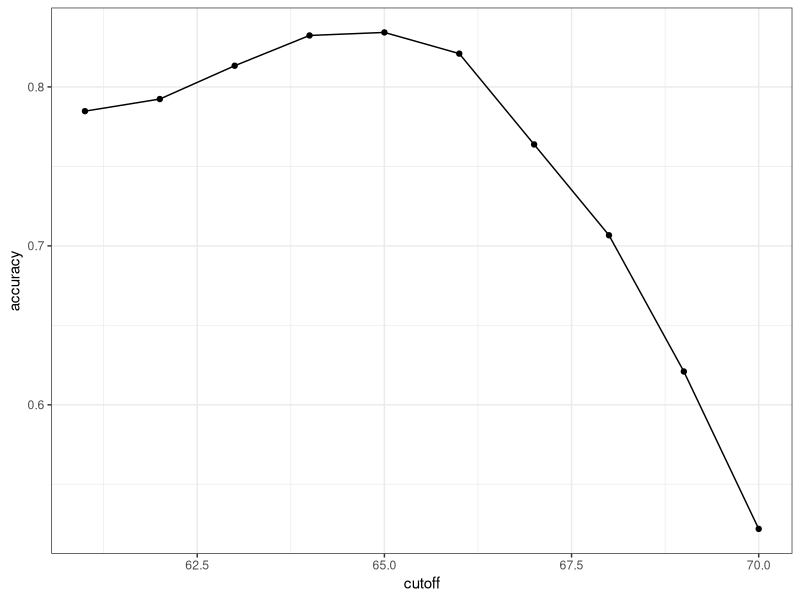
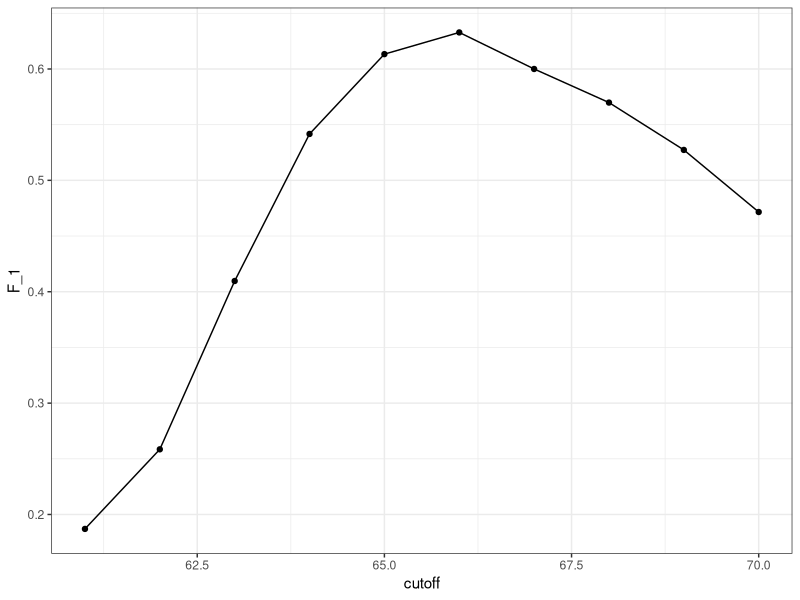
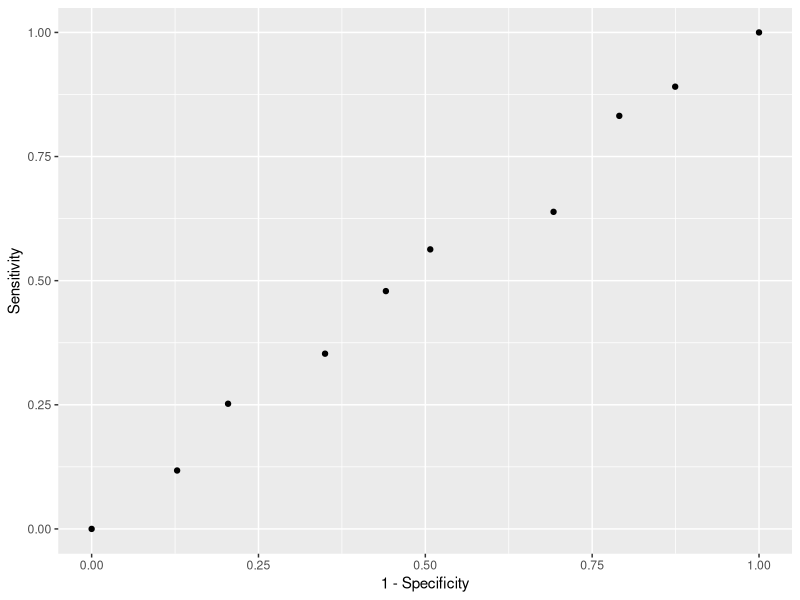

The R script that drew these images, in order:
library(tidyverse)
library(caret)
library(dslabs)

data(heights)

y <- heights$sex
x <- heights$height

set.seed(2)
test_index <- createDataPartition(y, times=1, p=0.5, list=FALSE)

test_set <- heights[test_index, ]
train_set <- heights[-test_index, ]

### algorithm: guessing
y_hat <- sample(c("Male","Female"), length(test_index), replace=TRUE) %>%
    factor(levels=levels(test_set$sex))

y_hat[1]
test_set$sex[1]
y_hat[1] == test_set$sex[1]
y_hat == test_set$sex
### Overall accuracy
mean(y_hat == test_set$sex)

heights %>% group_by(sex) %>%
    summarize(mean(height), sd(height))

y_hat <- ifelse(x > 62, "Male", "Female") %>%
    factor(levels=levels(test_set$sex))
mean(y == y_hat)
y_hat <- ifelse(test_set$height > 62, "Male", "Female") %>%
    factor(levels=levels(test_set$sex))
mean(y_hat == test_set$sex)

### finding the parameter for cutoff that maximizes accuracy
cutoff <- seq(61,70)
accuracy <- map_dbl(cutoff, function(x){
    y_hat <- ifelse(train_set$height > x, "Male", "Female") %>%
    factor(levels=levels(train_set$sex))
    mean(y_hat == train_set$sex)
})
data.frame(cutoff=cutoff, accuracy=accuracy) %>%
    ggplot(aes(cutoff,accuracy)) +
    geom_line() +
    geom_point() +
    theme_bw()

max(accuracy)
best_cutoff <- cutoff[which.max(accuracy)]

y_hat <- ifelse(test_set$height > best_cutoff, "Male", "Female") %>%
    factor(levels=levels(test_set$sex))
mean(y_hat == test_set$sex)

### Confusion matrix
table(predicted = y_hat, actual = test_set$sex)

test_set %>%
    mutate(y_hat=y_hat) %>%
    group_by(sex) %>%
    summarize(accuracy = mean(y_hat == sex))

### check the prevalence of category "Male"
sum(y == "Male")/sum(y %in% c("Male","Female"))

y_hat <- ifelse(test_set$height > 64, "Male", "Female") %>%
    factor(levels = levels(test_set$sex))
mean(y_hat == test_set$sex)
table(predicted=y_hat, actual=test_set$sex)

caret::confusionMatrix(data=y_hat, reference=test_set$sex, positive="Male")

### maximize F-score
cutoff <- seq(61,70)
F_1 <- map_dbl(cutoff, function(x){
    y_hat <- ifelse(train_set$height > x, "Male", "Female") %>%
        factor(levels=levels(train_set$sex))
    F_meas(data=y_hat,reference=factor(train_set$sex))
})
data.frame(cutoff=cutoff, F_1=F_1) %>%
    ggplot(aes(cutoff,F_1)) +
    geom_line() +
    geom_point() +
    theme_bw()

y_hat <-
    ifelse(test_set$height > cutoff[which.max(F_1)], "Male", "Female") %>%
    factor(levels=levels(test_set$sex))
caret::confusionMatrix(data=y_hat, reference=test_set$sex)

p <- 0.9
y_hat <- sample(c("Male","Female"),
                length(test_index),
                replace=TRUE,
                prob=c(p,1-p)) %>%
    factor(levels=levels(test_set$sex))
mean(y_hat == test_set$sex)
caret::confusionMatrix(data=y_hat, reference=test_set$sex)

probs <- seq(0, 1, length.out = 10)
guessing <- map_df(probs, function(p){
    y_hat <- 
        sample(c("Male", "Female"), length(test_index),
               replace = TRUE, prob=c(p, 1-p)) %>% 
        factor(levels = c("Female", "Male"))
    list(method = "Guessing",
         FPR = 1 - specificity(y_hat, test_set$sex),
         TPR = sensitivity(y_hat, test_set$sex))
})
guessing %>%
    qplot(FPR, TPR, data =., xlab = "1 - Specificity", ylab = "Sensitivity")
